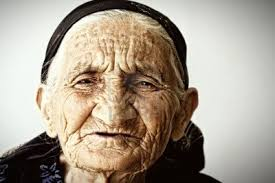
#> input picture Wrinkle Face.jpg, 275 x 183 px, found by its file name
$ jupyter execute wrinkle-detection-model.ipynb
#> lines starting #> are read from the running program, lines starting #| are printed output that depends on the picture; after the words box and inside, x2 and y2 are one past the last pixel; in counts of white or black regions, pixels touching at a corner belong together
[cell 1]
import cv2
import numpy as np
from matplotlib import pyplot as plt
from IPython.display import display, Image

[cell 2]
#creating facecascade
face_cascade = cv2.CascadeClassifier("/kaggle/input/forntalface/haarcascade_frontalface_default.xml")
display(Image(filename="/kaggle/input/wrinkle-file/Wrinkle Face.jpg"))
#loading image to matrix
img = cv2.imread("/kaggle/input/wrinkle-file/Wrinkle Face.jpg")
#> img is the input picture: shape (183, 275, 3); mean B, G, R 142.1, 156.6, 167.7

[cell 3]
#converting into grayscale image
gray_img = cv2.cvtColor(img,cv2.COLOR_BGR2GRAY)
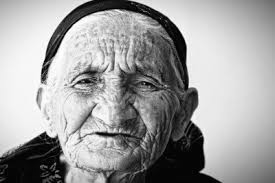
#> gray_img: shape (183, 275); min 0, max 255, mean 158.3
faces = face_cascade.detectMultiScale(gray_img,scaleFactor = 1.05,minNeighbors=10)
#> faces = [[42, 28, 141, 141]]

[cell 4]
for x,y,w,h in faces :
    cropped_img = img[y:y+h,x:x+w]
    edges = cv2.Canny(cropped_img,130,1000)
    number_of_edges = np.count_nonzero(edges)
#> this loop made 1 pass
#> (x, y, w, h, number_of_edges) on pass 1: (42, 28, 141, 141, 1047)
#> pass 1, `cropped_img = img[y:y+h,x:x+w]`:
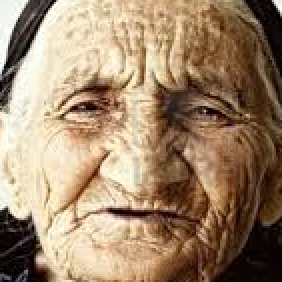
#> cropped_img: shape (141, 141, 3) (shown 2 times larger); mean B, G, R 107.5, 134.3, 159.3
#> pass 1, `edges = cv2.Canny(cropped_img,130,1000)`:
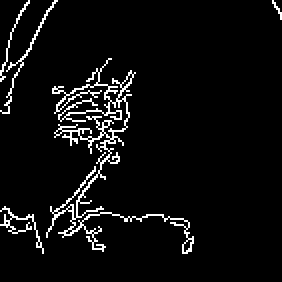
#> edges: shape (141, 141) (shown 2 times larger); 5.3% white in thin lines or dots
if number_of_edges > 1000:
    print("Wrinkle Found ")
else:
    print("No Wrinkle Found ")

[cell 5]
#creating facecascade
face_cascade = cv2.CascadeClassifier("/kaggle/input/forntalface/haarcascade_frontalface_default.xml")
display(Image(filename='/kaggle/input/wrinkle-file/face.jpg'))
#loading image to matrix
img = cv2.imread("/kaggle/input/wrinkle-file/face.jpg")
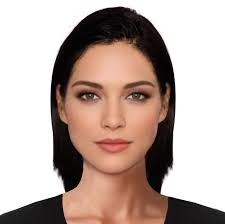
#> input picture face.jpg, 225 x 224 px, found by its file name
#> img is the input picture: shape (224, 225, 3); mean B, G, R 160.9, 168.7, 187

[cell 6]
#converting into grayscale image
gray_img = cv2.cvtColor(img,cv2.COLOR_BGR2GRAY)
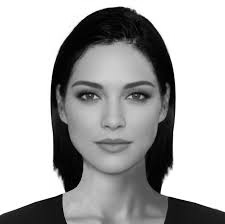
#> gray_img: shape (224, 225); min 0, max 255, mean 173.3
#search the coordinates of an image
faces = face_cascade.detectMultiScale(gray_img,scaleFactor = 1.05,minNeighbors=10)
#> faces = [[57, 52, 114, 114]]

[cell 7]
for x,y,w,h in faces :
    cropped_img = img[y:y+h,x:x+w]
    edges = cv2.Canny(cropped_img,110,1000)
    number_of_edges = np.count_nonzero(edges)
#> this loop made 1 pass
#> (x, y, w, h, number_of_edges) on pass 1: (57, 52, 114, 114, 8)
#> pass 1, `cropped_img = img[y:y+h,x:x+w]`:
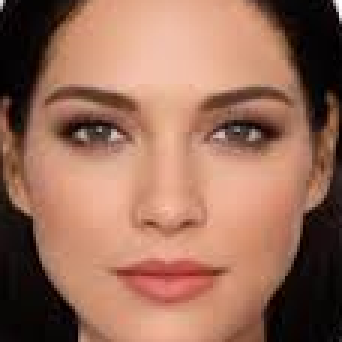
#> cropped_img: shape (114, 114, 3) (shown 3 times larger); mean B, G, R 89.3, 108.6, 152.8
#> pass 1, `edges = cv2.Canny(cropped_img,110,1000)`:
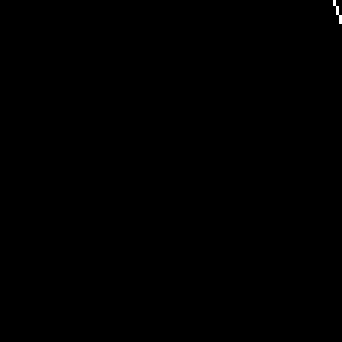
#> edges: shape (114, 114) (shown 3 times larger); 0.06% white in thin lines or dots, all inside (x1, y1, x2, y2) = (111, 0, 114, 8)

if number_of_edges > 1000:
    print("Wrinkle Found ")
else:
    print("No Wrinkle Found ")
